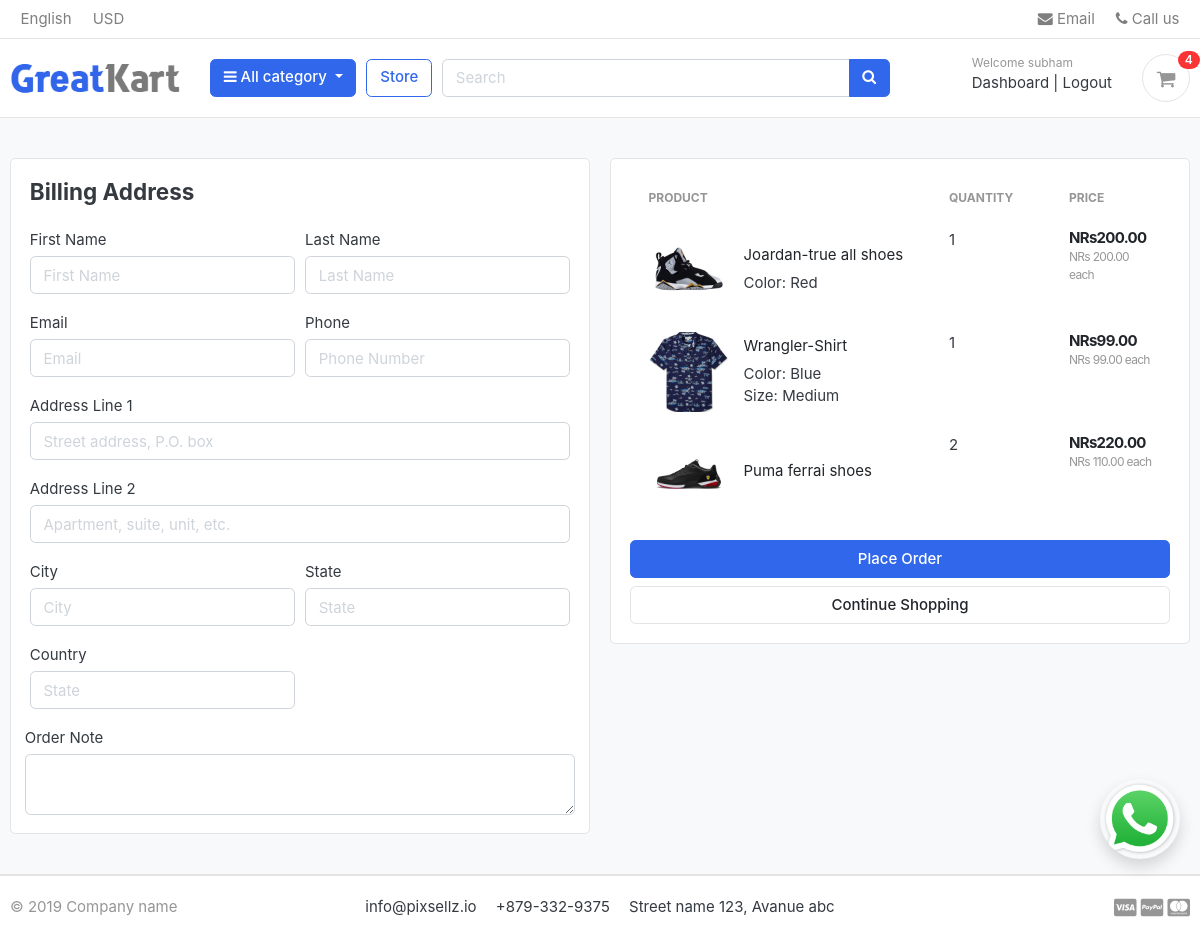
Before: /cart/checkout/ (signed in) with the older database file.
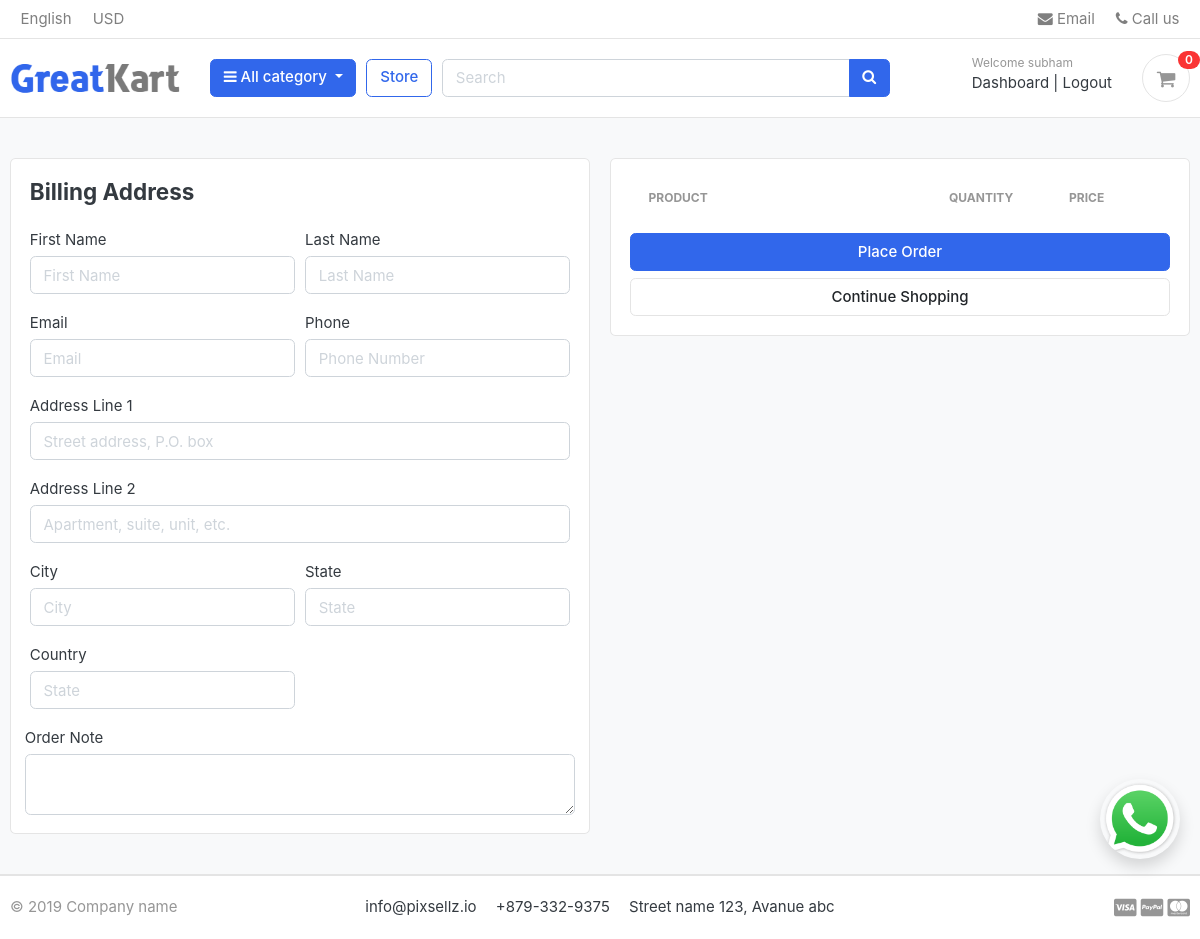
After: the same page with the newer database file.
### carts/models.py (models this page shows, shortened)
class CartItem(models.Model):
    user = models.ForeignKey(Account, on_delete=models.CASCADE, null=True, blank=True)  # Assuming Account is in accounts.models
    product = models.ForeignKey(Product, on_delete=models.CASCADE)
    variation = models.ManyToManyField(Variation, blank=True)  # Assuming Variation is in store.models
    cart = models.ForeignKey(Cart, on_delete=models.CASCADE, null=True)
    quantity = models.IntegerField()
    is_active = models.BooleanField(default=True)
    def sub_total(self):
        return self.product.price * self.quantity

### store/models.py (models this page shows, shortened)
class Product(models.Model):
    product_name = models.CharField(max_length=200, unique=True)
    slug = models.SlugField(max_length=200, unique=True)
    description = models.TextField(blank=True)
    price = models.DecimalField(max_digits=10, decimal_places=2)
    image = models.ImageField(upload_to='photos/products')
    stock = models.IntegerField()
    is_available = models.BooleanField(default=True)
    category = models.ForeignKey(Category, on_delete=models.CASCADE)
    created_date = models.DateTimeField(auto_now_add=True)
    modified_date = models.DateTimeField(auto_now=True)
    def get_url(self):
         return reverse('product_detail', args=[self.category.slug, self.slug])

class Variation(models.Model):
    product = models.ForeignKey(Product, on_delete=models.CASCADE)
    variation_category = models.CharField(max_length=100, choices=variation_category_choices)
    variation_value = models.CharField(max_length=100)
    is_active = models.BooleanField(default=True)
    created_date = models.DateTimeField(auto_now_add=True)
    objects = VariationManager()

### carts/views.py (the view)
# urls.py: path('checkout/', views.checkout, name='checkout'),
@login_required(login_url='login')
def checkout(request, total=0, quantity=0, cart_items=None):
    tax = 0
    grand_total = 0
    cart_items = []
    try:
        if request.user.is_authenticated:
            cart_items = CartItem.objects.filter(user=request.user, is_active=True)
        else:
            cart = Cart.objects.get(cart_id=_cart_id(request))
            cart_items = CartItem.objects.filter(cart=cart, is_active=True)
        for cart_item in cart_items:
            total += cart_item.product.price * cart_item.quantity
            quantity += cart_item.quantity
        tax = (13 * total) / 100
        grand_total = total + tax
    except ObjectDoesNotExist:
        pass
    context = {
        "cart_items": cart_items,
        "total": total,
        "quantity": quantity,
        "tax": tax,
        "grand_total": grand_total,
    }
    return render(request, 'store/checkout.html', context)

### carts/context_processors.py (called while the page is built)
def counter(request):
    cart_count = 0
    try:
        if request.user.is_authenticated:
            cart_items = CartItem.objects.filter(user=request.user)
        else:
            cart = Cart.objects.get(cart_id=_cart_id(request))
            cart_items = CartItem.objects.filter(cart=cart)
        for item in cart_items:
            cart_count += item.quantity
    except Cart.DoesNotExist:
        cart_count = 0
    return {'cart_count': cart_count}

### category/context_processors.py (called while the page is built)
def menu_links(requesst):
    links = Category.objects.all()
    return dict(links = links)

### category/models.py (called while the page is built)
    def get_url(self, ):
        return reverse('products_by_category', args=[self.slug])

### ecom_app/templates/store/checkout.html (shortened to what the changed rows need)
{% extends "base.html" %}
{% load static %}
{% block content %}
<section class="section-content padding-y bg">
<div class="container">
<div class="row">
	<aside class="col-lg-6">
		<div class="card">
		<div class="card-body">
			<table class="table table-borderless table-shopping-cart">
                <thead class="text-muted">
                <tr class="small text-uppercase">
                <th scope="col">Product</th>
                <th scope="col" width="120">Quantity</th>
                <th scope="col" width="120">Price</th>
                </tr>
                </thead>
                <tbody>
                {% for cart_item in cart_items %}
                <tr>
                    <td>
                        <figure class="itemside align-items-center">
                            <div class="aside"><img src="{{cart_item.product.image.url}}" class="img-sm"></div>
                            <figcaption class="info">
                                <a href="{{ cart_item.product.get_url }}" class="title text-dark">{{cart_item.product.product_name}}</a>
                                {% if cart_item.variation.all %}
                                    {% for item in cart_item.variation.all %}
                                        {{ item.variation_category | capfirst}}: {{ item.variation_value |capfirst }}<br>
                                    {% endfor %}
                                {% endif %}
                            </figcaption>
                        </figure>
                    </td>
                    <td>
                        <label for="">{{cart_item.quantity}}</label>
                    </td>
                    <td>
                        <div class="price-wrap">
                            <var class="price">NRs{{cart_item.sub_total}}</var>
                            <small class="text-muted">NRs {{cart_item.product.price}} each </small>
                        </div>
                    </td>
                </tr>
                {% endfor %}
                </tbody>
                </table>
		</div>
		</div>
</aside>
</div>
</div>
</section>
{% endblock  %}

### ecom_app/templates/includes/navbar.html (shortened to what this page needs)
{% load static %}
<header class="section-header">
<nav class="navbar p-md-0 navbar-expand-sm navbar-light border-bottom">
<div class="container">
  <div class="collapse navbar-collapse" id="navbarTop4">
    <ul class="navbar-nav mr-auto">
    	<li class="nav-item dropdown">
		 	<a href="#" class="nav-link">   English </a>
		</li>
		<li class="nav-item dropdown">
			<a href="#" class="nav-link"> USD </a>
		</li>
    </ul>
    <ul class="navbar-nav">
		<li><a href="#" class="nav-link"> <i class="fa fa-envelope"></i> Email </a></li>
		<li><a href="#" class="nav-link"> <i class="fa fa-phone"></i> Call us </a></li>
	</ul>
  </div>
</div>
</nav>
<section class="header-main border-bottom">
	<div class="container">
<div class="row align-items-center">
	<div class="col-lg-2 col-md-3 col-6">
		<a href="{% url 'home'%}" class="brand-wrap">
			<img class="logo" src="{% static 'images/logo.png' %}">
		</a>
	</div>
	<div class="col-lg col-sm col-md col-6 flex-grow-0">
		<div class="category-wrap dropdown d-inline-block float-right">
			<button type="button" class="btn btn-primary dropdown-toggle" data-toggle="dropdown">
				<i class="fa fa-bars"></i> All category
			</button>
		</div>
	</div>
	<a href="{%url 'store'%}" class="btn btn-outline-primary">Store</a>
	<div class="col-lg  col-md-6 col-sm-12 col">
		<form action="{% url 'search' %}" class="search" method="GET">
			<div class="input-group w-100">
			    <input type="text" class="form-control" style="width:60%;" placeholder="Search"
				name="keyword" id="keyword">
			    <div class="input-group-append">
			      <button class="btn btn-primary" type="submit">
			        <i class="fa fa-search"></i>
			      </button>
			    </div>
		    </div>
		</form>
	</div>
	<div class="col-lg-3 col-sm-6 col-8 order-2 order-lg-3">
				<div class="d-flex justify-content-end mb-3 mb-lg-0">
					{% if user.id is  None %}
					<div class="widget-header">
						<small class="title text-muted">Welcome guest!</small>
						<div>
							<a href="{% url "login" %}">Sign in</a> <span class="dark-transp"> | </span>
							<a href="{% url "register" %}"> Register</a>
						</div>
					</div>
					{% else %}
					<div class="widget-header">
						<small class="title text-muted">Welcome {{user.first_name}}</small>
						<div>
							<a href="{% url 'dashboard' %}">Dashboard</a> <span class="dark-transp"> | </span>
							<a href="{% url "logout" %}"> Logout</a>
						</div>
					</div>
					{% endif %}
					<a href="{%url 'cart'%}" class="widget-header pl-3 ml-3">
						<div class="icon icon-sm rounded-circle border"><i class="fa fa-shopping-cart"></i></div>
						<span class="badge badge-pill badge-danger notify">{{cart_count}}</span>
					</a>
				</div>
			</div>
</div>
	</div>
</section>
</header>

Changed rows visible on the page:
removed CartItem: product.image (picture), product.product_name "Joardan-true all shoes", quantity "1", sub_total "200.00", product.price "200.00"
no longer on this page (row unchanged): Variation: variation_category "Color", variation_value "Red", shown under "Joardan-true all shoes"
removed CartItem: product.image (picture), product.product_name "Wrangler-Shirt", quantity "1", sub_total "99.00", product.price "99.00"
no longer on this page (row unchanged): Variation: variation_category "Color", variation_value "Blue", shown under "Wrangler-Shirt"
no longer on this page (row unchanged): Variation: variation_category "Size", variation_value "Medium", shown under "Wrangler-Shirt"
removed CartItem: product.image (picture), product.product_name "Puma ferrai shoes", quantity "2", sub_total "220.00", product.price "110.00"
Other visible differences:
{{ cart_count }}: "4" → "0"
